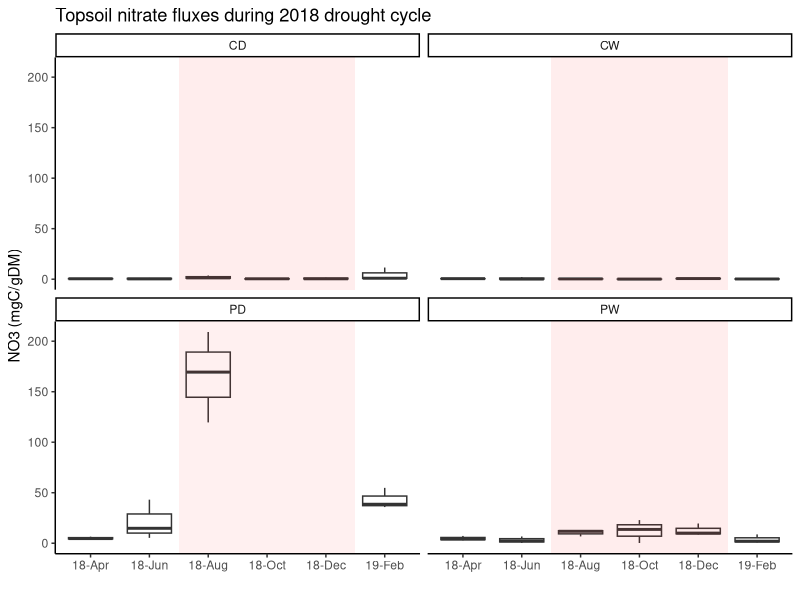
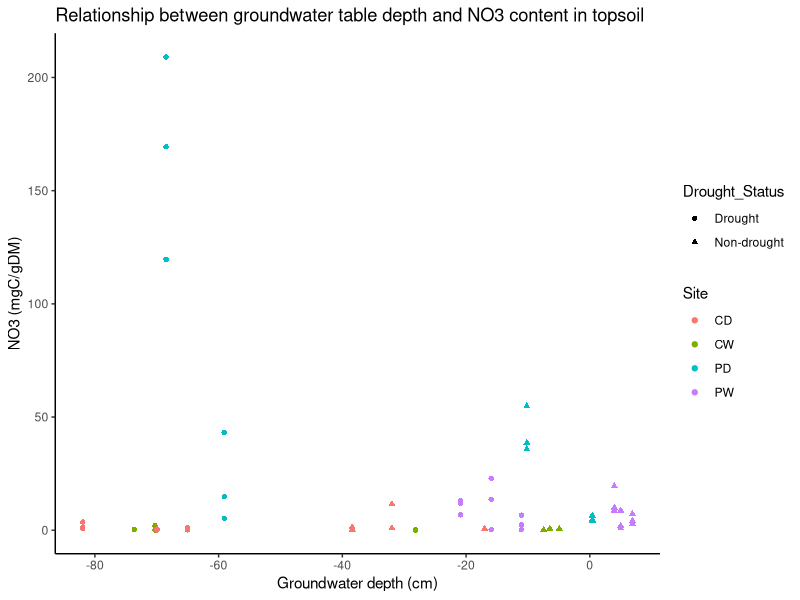
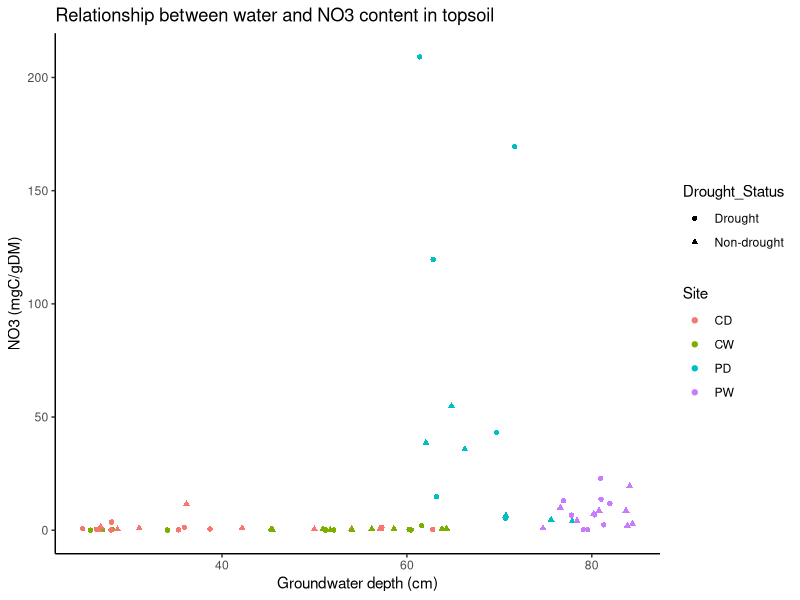
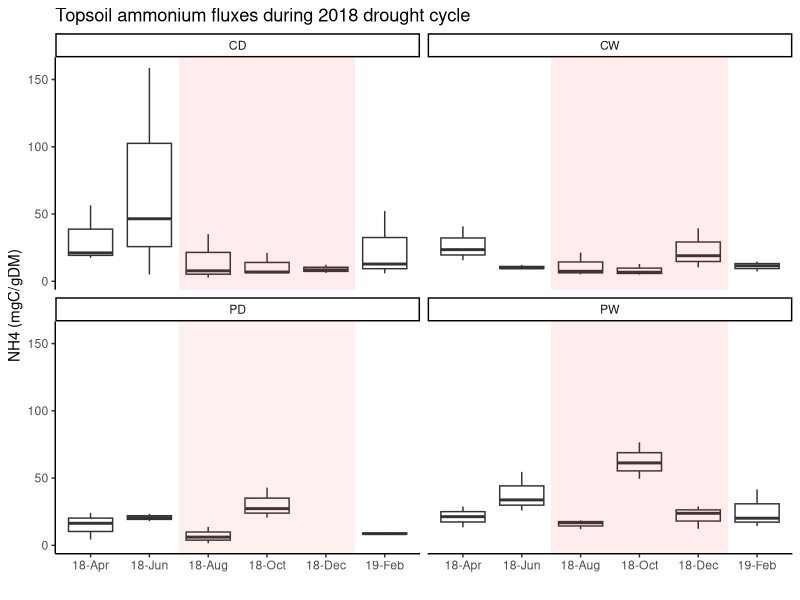
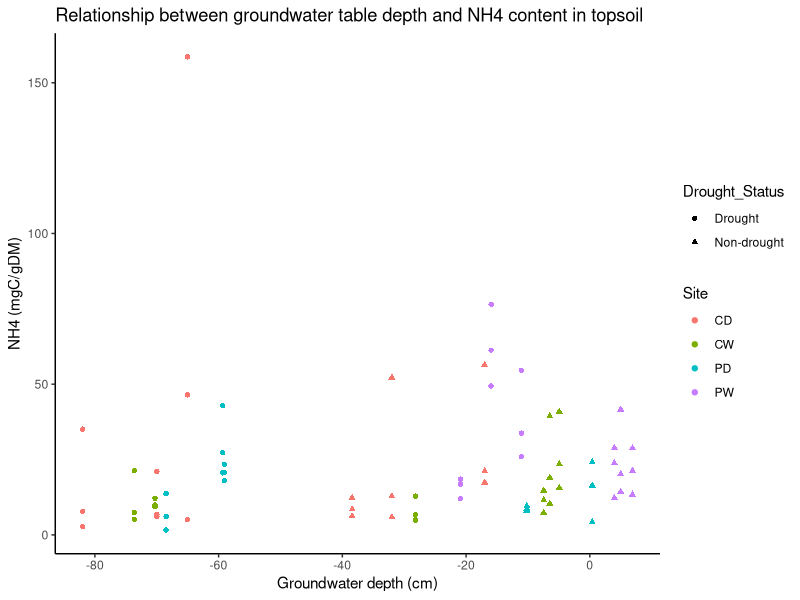
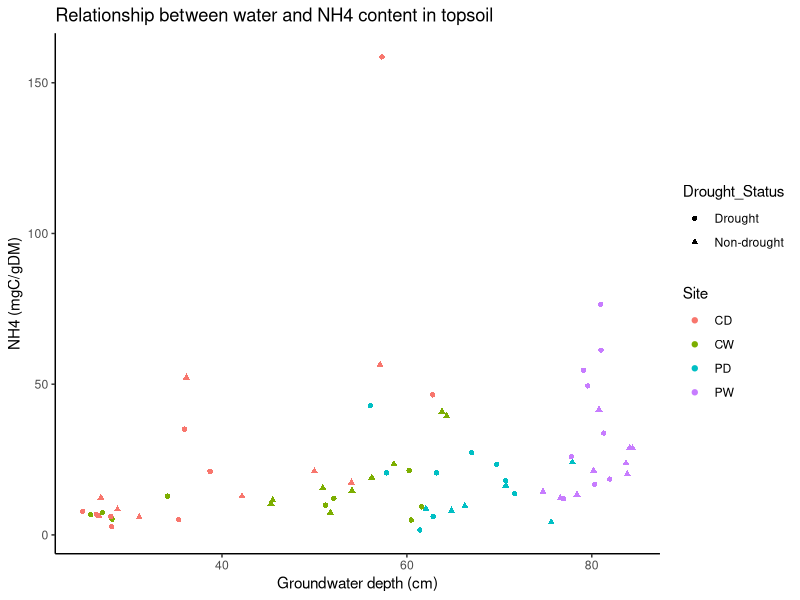
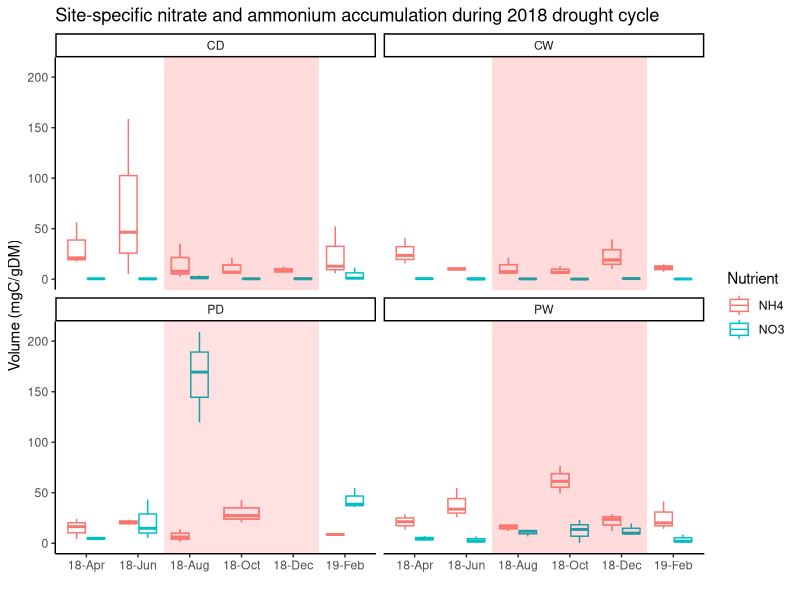
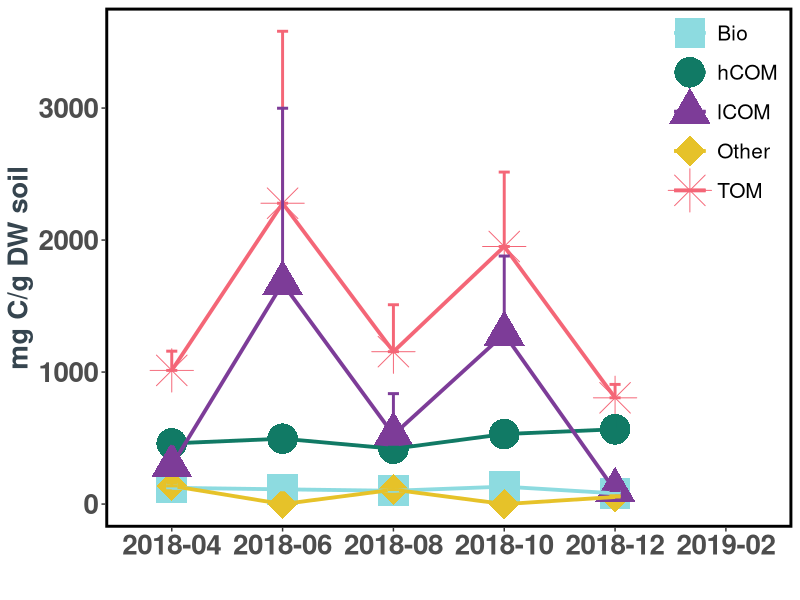

Here is the R script that generated these plots, in order:
################################################################################
#                                                                              #
# 2018 drought cycle: Nutrient analysis                                        #
#                                                                              #
# Author: Anna Burns                                                           #
# Last edited: 28.07.2023                                                      #
# Last tested: 25.04.2024                                                      #
#                                                                              #
################################################################################

################################################################################
# Required packages                                                            #
################################################################################

library(tidyverse)
library(dplyr)
library(ggplot2)
library(tibble)

################################################################################
# Data upload                                                                  #
################################################################################

sample <- read.csv('Data/prok.sample.csv') %>% remove_rownames() %>% column_to_rownames(var = 'Sample')

sample.2018drought <- sample %>% dplyr::filter(season2 == '18-Apr'| season2 == '18-Jun' | 
                                          season2 == '18-Aug' | season2 == '18-Oct' | season2 == '18-Dec' | season2 == '19-Feb')

sample.2018drought.topsoil <- sample.2018drought %>% filter(depth == '05-10 cm')

sample.2018drought.topsoil$season2 <- factor(sample.2018drought.topsoil$season2, levels = c('18-Apr', '18-Jun', '18-Aug', '18-Oct', '18-Dec', '19-Feb'))

nitrate.ammonium <- sample.2018drought.topsoil %>% select(NO3,NH4,loc,season2) %>% pivot_longer(!c(loc,season2), names_to = 'Nutrient', values_to='Volume')

doc <- sample.2018drought.topsoil %>% select(loc, season2, TOM, Bio, hCOM, lCOM) %>% mutate(Other = TOM - Bio - hCOM - lCOM) %>%
  pivot_longer(!c(loc,season2), names_to = 'Fraction', values_to='Volume')

################################################################################
# Code                                                                         #
################################################################################

# NO3

ggplot(sample.2018drought.topsoil, aes(x = season2, y = NO3)) +
  geom_boxplot() +
  facet_wrap(vars(loc)) +
  xlab('') +
  ylab('NO3 (mgC/gDM)') +
  ggtitle('Topsoil nitrate fluxes during 2018 drought cycle') +
  theme_classic() +
  geom_rect(aes(xmin=2.5,
                xmax = 5.5,
                ymin = -Inf,
                ymax = Inf), fill = 'red', alpha = 0.003) +
  guides(col=guide_legend(title="Site"))

## relationship between NO3 and groundwater depth

ggplot(sample.2018drought.topsoil, aes(x = Mean_GW, y = NO3, group = loc, col = loc, shape = Drought_Status)) +
  geom_point() +
  xlab('Groundwater depth (cm)') +
  ylab('NO3 (mgC/gDM)') +
  ggtitle('Relationship between groundwater table depth and NO3 content in topsoil') +
  theme_classic() +
  guides(col=guide_legend(title="Site")) 

## relationship between NO3 and topsoil water content

ggplot(sample.2018drought.topsoil, aes(x = water, y = NO3, group = loc, col = loc, shape = Drought_Status)) +
  geom_point() +
  xlab('Groundwater depth (cm)') +
  ylab('NO3 (mgC/gDM)') +
  ggtitle('Relationship between water and NO3 content in topsoil') +
  theme_classic() +
  guides(col=guide_legend(title="Site")) 

# NH4

ggplot(sample.2018drought.topsoil, aes(x = season2, y = NH4)) +
  geom_boxplot() +
  facet_wrap(vars(loc)) +
  xlab('') +
  ylab('NH4 (mgC/gDM)') +
  ggtitle('Topsoil ammonium fluxes during 2018 drought cycle') +
  theme_classic() +
  geom_rect(aes(xmin=2.5,
                xmax = 5.5,
                ymin = -Inf,
                ymax = Inf), fill = 'red', alpha = 0.003) +
  guides(col=guide_legend(title="Site"))

## relationship between NH4 and groundwater depth

ggplot(sample.2018drought.topsoil, aes(x = Mean_GW, y = NH4, group = loc, col = loc, shape = Drought_Status)) +
  geom_point() +
  xlab('Groundwater depth (cm)') +
  ylab('NH4 (mgC/gDM)') +
  ggtitle('Relationship between groundwater table depth and NH4 content in topsoil') +
  theme_classic() +
  guides(col=guide_legend(title="Site")) 

## relationship between NH4 and topsoil water content

ggplot(sample.2018drought.topsoil, aes(x = water, y = NH4, group = loc, col = loc, shape = Drought_Status)) +
  geom_point() +
  xlab('Groundwater depth (cm)') +
  ylab('NH4 (mgC/gDM)') +
  ggtitle('Relationship between water and NH4 content in topsoil') +
  theme_classic() +
  guides(col=guide_legend(title="Site")) 

# Relationship between NO3/NH4 accumulation

ggplot(nitrate.ammonium, aes(x = season2, y = Volume, group_by = Nutrient)) +
  geom_boxplot(aes(col = Nutrient)) +
  facet_wrap(vars(loc)) +
  theme_classic() +
  xlab('') +
  ylab('Volume (mgC/gDM)') +
  ggtitle('Site-specific nitrate and ammonium accumulation during 2018 drought cycle') +
  geom_rect(aes(xmin=2.5,
                xmax = 5.5,
                ymin = -Inf,
                ymax = Inf), fill = 'red', alpha = 0.003)

# DOC figures

doc.summary <- doc %>% group_by(loc, season2, Fraction) %>% summarize(mean = mean(Volume), n = n(), sd = sd(Volume), se = sd/sqrt(n))

doc.summary$season2 <- factor(doc.summary$season2, levels = c('18-Apr', '18-Jun', '18-Aug', '18-Oct', '18-Dec', '19-Feb'), 
                              labels = c('2018-04', '2018-06', '2018-08', '2018-10', '2018-12', '2019-02'))

ggplot(doc.summary[doc.summary$loc == 'PW',], aes(x = season2, y = mean, col = Fraction, group = Fraction)) + 
  geom_point(aes(shape = Fraction), size = 10) + 
  geom_line(linewidth = 1.3) + 
  geom_errorbar(aes(ymax = mean + se, ymin = mean, color = Fraction), width = 0.1, linewidth = 1) +
  scale_shape_manual(values = c(15,16, 17, 18, 8)) + 
  scale_color_manual(values = c("#8DDBE0","#117A65","#7D3C98", '#E6C229', '#F46677')) + 
  scale_x_discrete(drop = FALSE) + 
  labs(y = 'mg C/g DW soil', x = '') + 
  theme(axis.title=element_text(size=20,face = "bold", colour = '#36454F'),
        axis.text=element_text(size=20,face = "bold"),
        title = element_text(size = 20, face = 'bold'),
        panel.border = element_rect(linetype = "solid", colour = "black", fill = NA, size=2),
        panel.background = element_rect(fill = NA),panel.grid.major = element_blank(),legend.position = c(0.9,0.8),
        legend.text = element_text(size = 15),legend.key = element_rect(fill = NA),legend.title = element_blank(),
        legend.background = element_blank())

ggplot(doc.summary[doc.summary$loc == 'CW',], aes(x = season2, y = mean, col = Fraction, group = Fraction)) + 
  geom_point(aes(shape = Fraction), size = 10) + 
  geom_line(linewidth = 1.3) + 
  geom_errorbar(aes(ymax = mean + se, ymin = mean, color = Fraction), width = 0.1, linewidth = 1) +
  scale_shape_manual(values = c(15,16, 17, 18, 8)) + 
  scale_color_manual(values = c("#8DDBE0","#117A65","#7D3C98", '#E6C229', '#F46677')) + 
  scale_x_discrete(drop = FALSE) + 
  labs(y = 'mg C/g DW soil', x = '') + 
  theme(axis.title=element_text(size=20,face = "bold", colour = '#36454F'),
        axis.text=element_text(size=20,face = "bold"),
        title = element_text(size = 20, face = 'bold'),
        panel.border = element_rect(linetype = "solid", colour = "black", fill = NA, size=2),
        panel.background = element_rect(fill = NA),panel.grid.major = element_blank(),legend.position = c(0.9,0.8),
        legend.text = element_text(size = 15),legend.key = element_rect(fill = NA),legend.title = element_blank(),
        legend.background = element_blank())

